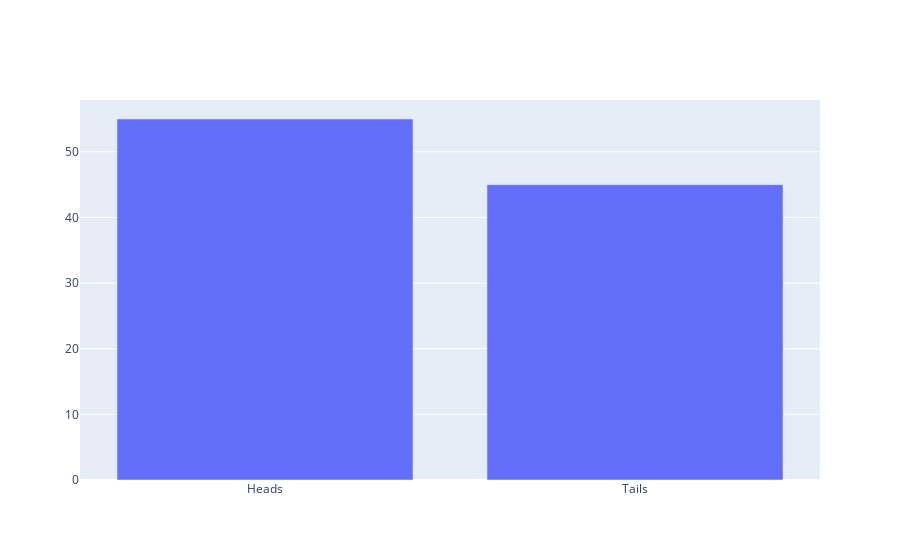

Source (notebook cell):
### Code cell
results = toss_coin()
print(results.value_counts())
fig = pg.Figure([pg.Bar(x=results.value_counts().keys(),
                        y=results.value_counts().values)])
fig.show()

### Figure 1 — Plotly figure (JSON) as saved in the notebook; plotly's stock layout.template omitted (floating-point values rounded to 4 significant figures)
{"data": [{"type": "bar", "x": ["Heads", "Tails"], "y": [55, 45]}], "layout": {}}
